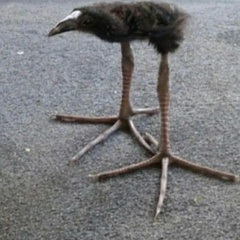
%> input picture lab3/rofl.jpg, 240 x 240 px
$ octave lab3.m   (GNU Octave 9; MATLAB toolbox functions it lacks are replaced by stand-ins)
%> lines starting %> are read from the running program, lines starting %| are printed output that depends on the picture
pkg load image

% Initialization
clc; clear; close all;

%% Image Processing
try
    original_image = imread('rofl.jpg');
%> original_image is the input picture: size 240x240x3 uint8; mean R, G, B 122.6, 123.2, 125
    if size(original_image, 3) == 3
        test_image = rgb2gray(imresize(original_image, [512 512]));
    else
        test_image = imresize(original_image, [512 512]);
    end
catch
    error('Could not load image. Check file path.');
end

%% Simulation Parameters
N = 512;                % Grid size
lambda = 0.5e-6;        % Wavelength [m]
D = 20e-3;              % Pupil diameter [m]
f = 0.5;                % Focal length [m]

% Spatial sampling
delta_zr = D/N;         % Pupil plane sampling [m]
delta_im = lambda*f/D;  % Image plane sampling [m]

% Coordinate grids
[im_x, im_y] = meshgrid((-N/2:N/2-1)*delta_im, (-N/2:N/2-1)*delta_im);
[p_x, p_y] = meshgrid((-N/2:N/2-1)*delta_zr, (-N/2:N/2-1)*delta_zr);

% Normalized pupil coordinates
rho = sqrt(p_x.^2 + p_y.^2)/(D/2); % Normalized to pupil radius
phi = atan2(p_y, p_x);

%% Zernike Astigmatism Aberration
C_values = [0, 0.2, 0.4]; % Aberration coefficients in wavelengths

% Initialize results
results = struct();

for i = 1:length(C_values)
    C = C_values(i);

    % Create pupil function with proper normalization
    W = C*lambda * rho.^2 .* cos(2*phi); % Wavefront aberration [m]
    pupil = double(rho <= 1) .* exp(1i * 2*pi * W/lambda);

    %% PSF Calculation (properly normalized)
    PSF_complex = fftshift(ifft2(ifftshift(pupil)));
    PSF = abs(PSF_complex).^2;
    PSF = PSF / sum(PSF(:)); % Energy normalization

    %% OTF Calculation
    OTF_complex = fftshift(fft2(ifftshift(PSF)));
    OTF = abs(OTF_complex);
    OTF = OTF / max(OTF(:)); % Normalize to DC component

    %% Image Degradation
    image_spectrum = fftshift(fft2(double(test_image)));
    degraded_spectrum = image_spectrum .* OTF;
    degraded_image = abs(ifft2(ifftshift(degraded_spectrum)));

    % Store results
    results(i).C = C;
    results(i).PSF = PSF;
    results(i).OTF = OTF;
    results(i).degraded_image = degraded_image;

    % Calculate Strehl ratio
    if i == 1
        PSF_perfect = PSF;
    end
    strehl_ratio = max(PSF(:))/max(PSF_perfect(:));
    results(i).strehl = strehl_ratio;

    fprintf('Case %d: C = %.2fλ, Strehl ratio = %.3f\n', i, C, strehl_ratio);
end
%> after the loop, results = 3 items; C and strehl: 0 1, 0.2 0.767, 0.4 0.341

%% Visualization
for i = 1:length(results)
    figure('Position', [100, 100, 1200, 900]);
    ha = axes('Position',[0 0 1 1],'Visible','off');
    text(0.5, 0.98, sprintf('Astigmatism Aberration (Z2^2)\nC = %.2fλ, Strehl Ratio = %.3f', ...
                   results(i).C, results(i).strehl), 'FontSize', 14);

    % PSF
    subplot(2,2,1);
    imagesc(im_x(1,:)*1e6, im_y(:,1)*1e6, results(i).PSF/max(results(i).PSF(:)));
    axis image; colormap('hot'); colorbar;
    xlabel('x [μm]'); ylabel('y [μm]');
    title('Normalized Point Spread Function');
    clim([0 1]); % Ensure full dynamic range

    % PSF Slice
    subplot(2,2,2);
    plot(im_x(N/2+1,:)*1e6, results(i).PSF(N/2+1,:)/max(results(i).PSF(:)), 'b', 'LineWidth', 2);
    xlabel('Position [μm]'); ylabel('Normalized Intensity');
    title('PSF Cross-Section'); grid on; xlim([-50, 50]);
    ylim([0 1.1]);

    % OTF
    subplot(2,2,3);
    spatial_freq = (-N/2:N/2-1)/(N*delta_im);
    freq_mask = spatial_freq >= 0;
    plot(spatial_freq(freq_mask)*1e-3, results(i).OTF(N/2+1,freq_mask), 'r', 'LineWidth', 2);
    xlabel('Spatial Frequency [cycles/mm]'); ylabel('Modulation');
    title('Normalized OTF'); grid on; xlim([0 100]);
    ylim([0 1.1]);

    % Degraded Image
    subplot(2,2,4);
    imagesc(results(i).degraded_image); colormap('gray'); axis image off;
    title('Degraded Image');
end
%> this loop made 3 passes
%> pass 1, `text(0.5, 0.98, sprintf('Astigmatism Aberration (Z2^2)\nC = %.2fλ, Str..`:
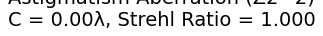
%> figure redrawn from the program's plot data
%> pass 2, `text(0.5, 0.98, sprintf('Astigmatism Aberration (Z2^2)\nC = %.2fλ, Str..`:
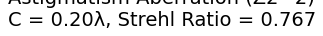
%> figure redrawn from the program's plot data
%> pass 1, `title('Degraded Image');`:
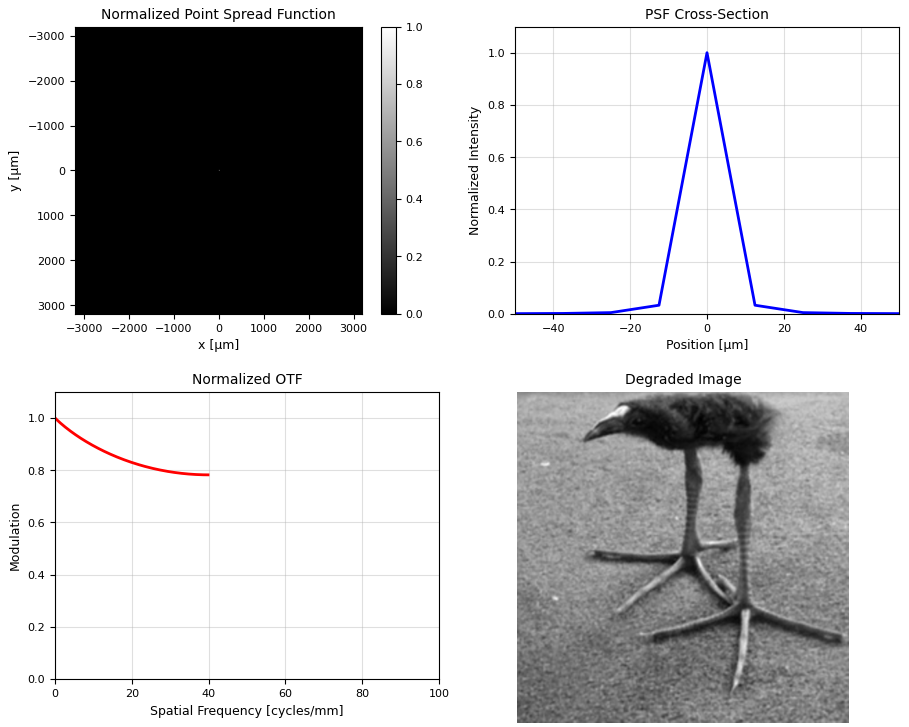
%> figure redrawn from the program's plot data, 4 panels
